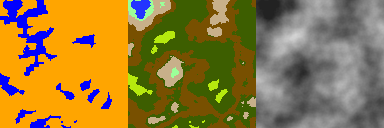
#> input picture code/gan/pix2pix/data/test/4113.png, 384 x 128 px, found by its file name; its folder holds 4 pictures in this run
$ python resize.py   (older library calls are emulated)
#> lines starting #> are read from the running program, lines starting #| are printed output that depends on the picture
from PIL import Image
import os

path = r"C:\Users\tobia\BA\GAN\pix2pix_yt\data\test/"
pathToSave = r"C:\Users\tobia\BA\GAN\pix2pix_yt\data\test/"

resize_ratio = 4.6875  # where 0.5 is half size, 2 is double size

def resize_aspect_fit():
    dirs = os.listdir(path)
    n = 1
    for item in dirs:
        if item == '.jpg':
            continue
        if os.path.isfile(path+item):
            image = Image.open(path+item)
#> image is the input picture: PIL image 384x128 RGB; mean R, G, B 146.8, 122.2, 59.6
            file_path, extension = os.path.splitext(path+item)

            new_image_height = int(image.size[0] / (1/resize_ratio))
#> new_image_height = 1799
            new_image_length = int(image.size[1] / (1/resize_ratio))
#> new_image_length = 600

            image = image.resize((new_image_height, new_image_length), Image.ANTIALIAS)
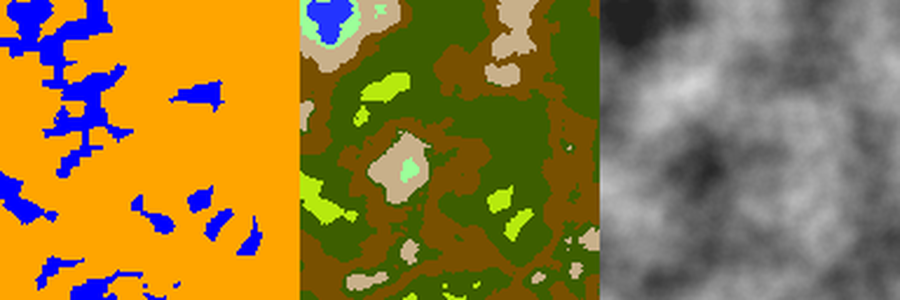
#> image: PIL image 1799x600 RGB (shown at 1/2 size); mean R, G, B 146.8, 122.4, 59.8
            image.save(pathToSave + str(n) + extension, 'JPEG', quality=90)
        n = n + 1
#> pass 2 of the loop in resize_aspect_fit, `for item in dirs:`:
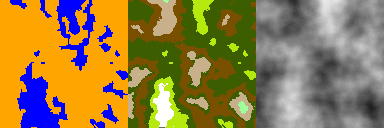
#> input picture code/gan/pix2pix/data/test/4163.png, 384 x 128 px, found by its file name
#> in resize_aspect_fit, image is the input picture: PIL image 384x128 RGB; mean R, G, B 146.4, 125.4, 72
#> in resize_aspect_fit, `image = image.resize((new_image_height, new_image_length), Image.ANTIA..`:
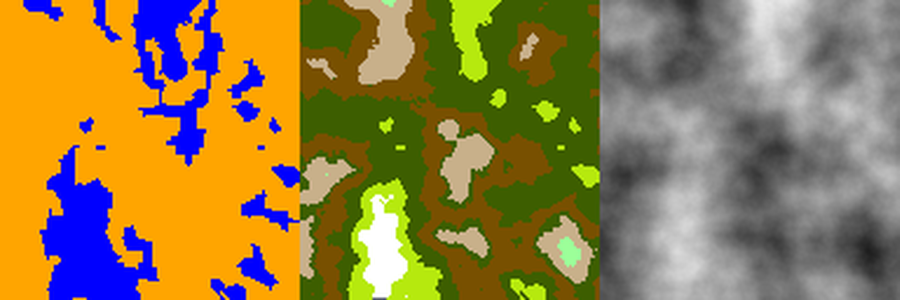
#> image: PIL image 1799x600 RGB (shown at 1/2 size); mean R, G, B 146.3, 125.7, 72.2
#> pass 3 of the loop in resize_aspect_fit, `for item in dirs:`:
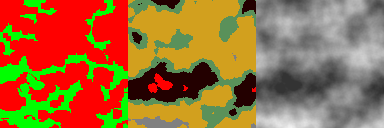
#> input picture code/gan/pix2pix/data/test/4472.png, 384 x 128 px, found by its file name
#> in resize_aspect_fit, image is the input picture: PIL image 384x128 RGB; mean R, G, B 155.8, 109.3, 57.6
#> in resize_aspect_fit, `image = image.resize((new_image_height, new_image_length), Image.ANTIA..`:
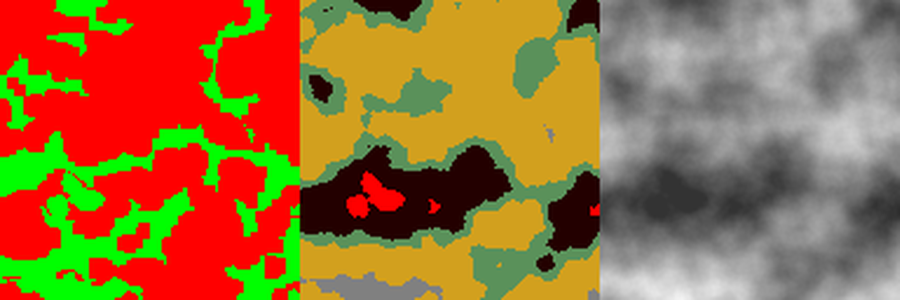
#> image: PIL image 1799x600 RGB (shown at 1/2 size); mean R, G, B 155.7, 109.5, 57.7
#> the loop made 4 passes; the first 3 are shown


resize_aspect_fit()
